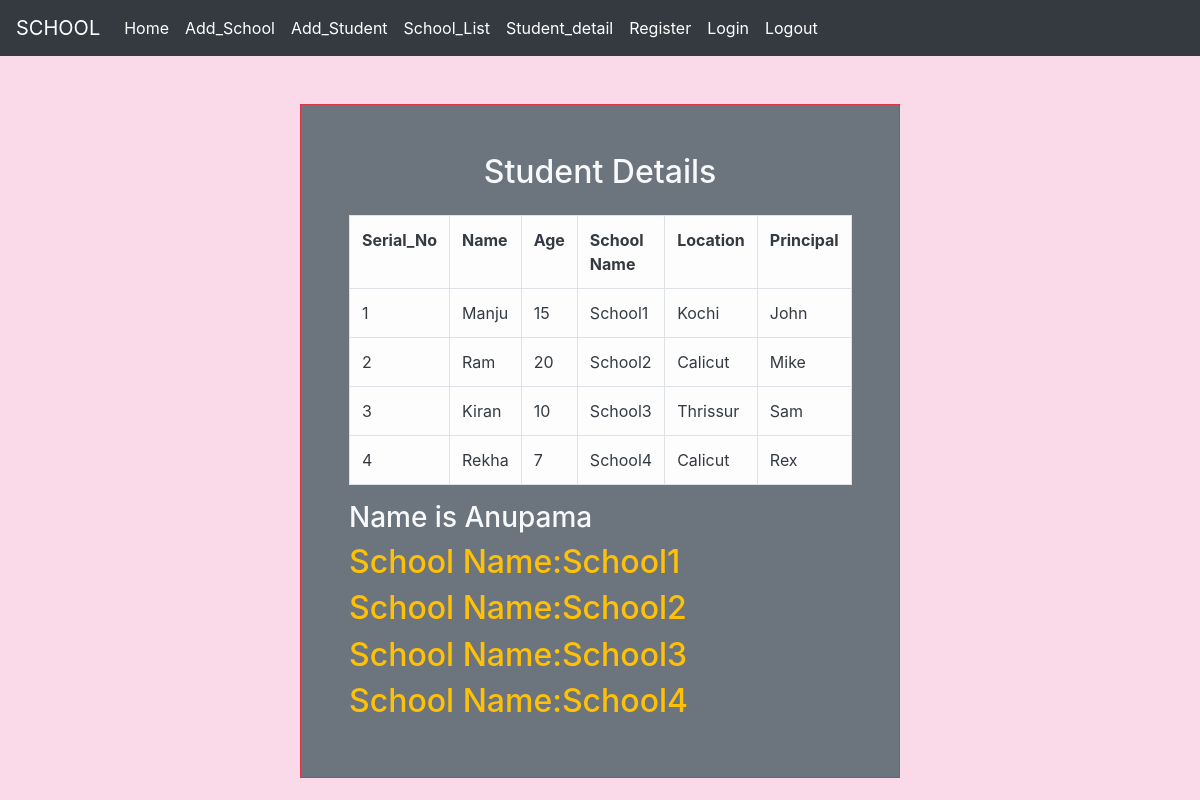
/studetail, run on the app's committed database.
### schoolapp/models.py (models this page shows, shortened)
class Student(models.Model):
    name=models.CharField(max_length=20)
    age=models.IntegerField()
    school=models.ForeignKey(School,on_delete=models.CASCADE,related_name="students")

class School(models.Model):
    name=models.CharField(max_length=50)
    principal=models.CharField(max_length=20)
    location=models.CharField(max_length=30)

### schoolapp/views.py (the view)
# urls.py: path('studetail',views.Studentdetail.as_view(),name="studetail"),
class Studentdetail(ListView):
    model=Student
    template_name = "studetail.html"
    context_object_name = "student"
    def get_context_data(self):
        context=super().get_context_data()
        context['name']="Anupama"
        context['school']=School.objects.all()
        return context

### templates/studetail.html
{% extends 'base.html' %}
{% block content %}
<div class="container border border-3 border-danger w-50 p-5 mt-5 bg-secondary text-dark">
<h2 class="text-light text-center mb-4">Student Details</h2>
    <table class="table table-bordered table-light">
        <tr>
            <th>Serial_No</th>
            <th>Name</th>
            <th>Age</th>
            <th>School Name</th>
            <th>Location</th>
            <th>Principal</th>
        </tr>
        {% for i in student %}
        <tr>
            <td>{{i.id}}</td>
            <td>{{i.name}}</td>
            <td>{{i.age}}</td>
            <td>{{i.school.name}}</td>
            <td>{{i.school.location}}</td>
            <td>{{i.school.principal}}</td>
        </tr>
        {% endfor %}
    </table>
    <h3 class="text-light">Name is {{name}}</h3>
    {% for i in school %}
    <h2 class="text-warning">School Name:{{i.name}}</h2>
    {% endfor %}
  </div>
{% endblock %}

### templates/base.html (shortened to what this page needs)
<!DOCTYPE html>
{% load static %}
<html lang="en">
<head>
  <link rel="stylesheet" href="https://cdn.jsdelivr.net/npm/bootstrap@4.0.0/dist/css/bootstrap.min.css">
  <link rel="stylesheet" href="{% static 'css/style.css' %}">
</head>
<body>
<nav class="navbar navbar-expand-lg navbar-dark bg-dark ">
  <a class="navbar-brand" href="#">SCHOOL</a>
  <div class="collapse navbar-collapse " id="navbarNav">
    <ul class="navbar-nav ms-auto">
      <li class="nav-item active ">
        <a class="nav-link" href="{% url 'home' %}">Home <span class="sr-only">(current)</span></a>
      </li>
      <li class="nav-item active">
        <a class="nav-link" href="{% url 'add' %}">Add_School <span class="sr-only">(current)</span></a>
      </li>
      <li class="nav-item active">
        <a class="nav-link" href="{% url 'addstu' %}">Add_Student <span class="sr-only">(current)</span></a>
      </li>
      <li class="nav-item active">
        <a class="nav-link" href="{% url 'listschool' %}">School_List<span class="sr-only">(current)</span></a>
      </li>
        <li class="nav-item active">
        <a class="nav-link" href="{% url 'studetail' %}">Student_detail<span class="sr-only">(current)</span></a>
      </li>
      <li class="nav-item active">
        <a class="nav-link" href="{% url 'register' %}">Register<span class="sr-only">(current)</span></a>
      </li>
      <li class="nav-item active">
        <a class="nav-link" href="{% url 'login' %}">Login<span class="sr-only">(current)</span></a>
      </li>
      <li class="nav-item active">
        <a class="nav-link" href="{% url 'logout' %}">Logout<span class="sr-only">(current)</span></a>
      </li>
    </ul>
  </div>
</nav>
{% block content %}
{% endblock %}
</body>
</html>

### static/css/style.css (style rules this page uses)
body { background-color:#fad9e9; }

### data on the page
Student: id "1", name "Manju", age "15", school.name "School1", school.location "Kochi", school.principal "John"
Student: id "2", name "Ram", age "20", school.name "School2", school.location "Calicut", school.principal "Mike"
Student: id "3", name "Kiran", age "10", school.name "School3", school.location "Thrissur", school.principal "Sam"
Student: id "4", name "Rekha", age "7", school.name "School4", school.location "Calicut", school.principal "Rex"
School: name "School1"
School: name "School2"
School: name "School3"
School: name "School4"

### other printed values
{{ name }} "Anupama"
